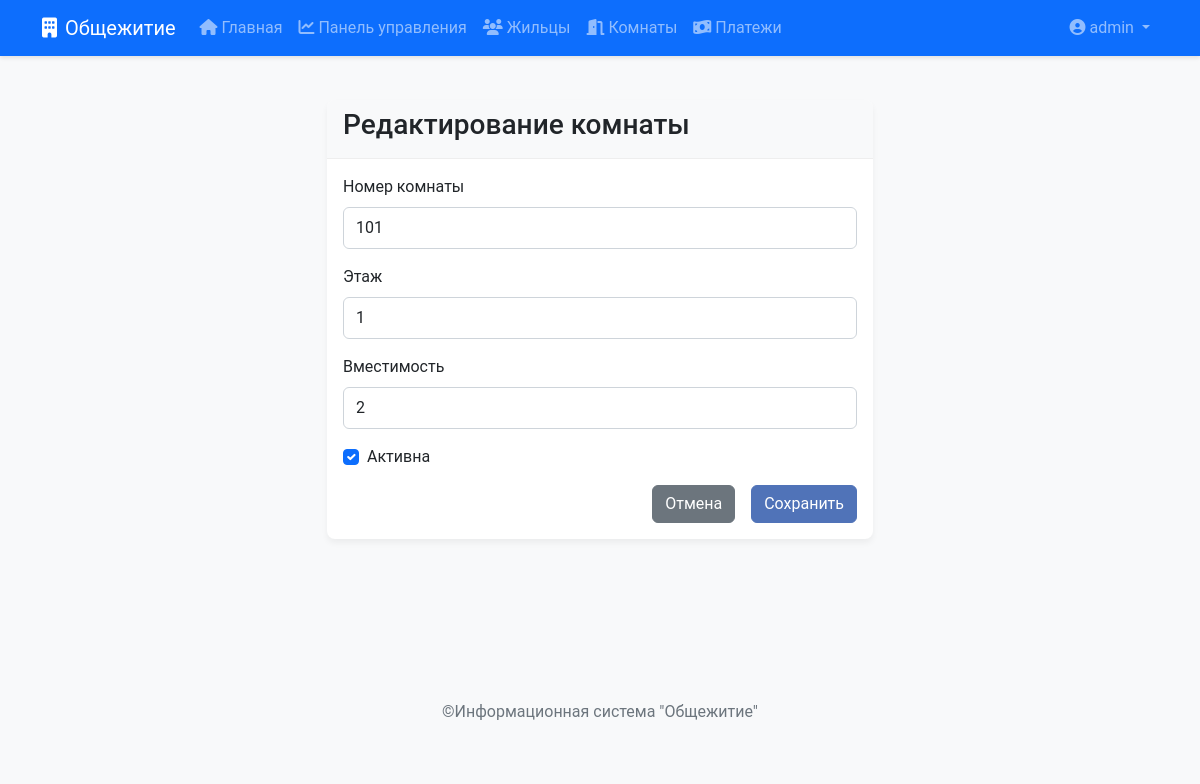
The page /rooms/edit/1 (signed in) on the database its author committed.
### app/models.py (models this page shows, shortened)
class User(UserMixin, db.Model):
    id = db.Column(db.Integer, primary_key=True)
    username = db.Column(db.String(64), unique=True, index=True)
    email = db.Column(db.String(120), unique=True, index=True)
    password_hash = db.Column(db.String(128))
    is_admin = db.Column(db.Boolean, default=False)

class Room(db.Model):
    id = db.Column(db.Integer, primary_key=True)
    number = db.Column(db.String(10), unique=True, index=True)
    floor = db.Column(db.Integer)
    capacity = db.Column(db.Integer)
    is_active = db.Column(db.Boolean, default=True)
    residents = db.relationship('Resident', backref='room', lazy='dynamic')

### app/routes/rooms.py (the view, shortened to what this page needs)
@rooms_bp.route('/edit/<int:id>', methods=['GET', 'POST'])
@login_required
def edit(id):
    room = Room.query.get_or_404(id)
    form = RoomForm(obj=room)
    return render_template('rooms/edit.html', title='Редактировать комнату', form=form)

### app/forms.py
class RoomForm(FlaskForm):
    number = StringField('Номер комнаты', validators=[DataRequired()])
    floor = IntegerField('Этаж', validators=[DataRequired()])
    capacity = IntegerField('Вместимость', validators=[DataRequired()])
    is_active = BooleanField('Активна')
    submit = SubmitField('Сохранить')

### app.py (called while the page is built)
@app.context_processor
def inject_dates():
    return {
        'today': datetime.today().date(),
        'yesterday': (datetime.today() - timedelta(days=1)).date()
    }

### app/models.py (called while the page is built)
@login_manager.user_loader
def load_user(user_id):
    return User.query.get(int(user_id))

### templates/rooms/edit.html (shortened to what this page needs)
{% extends "base.html" %}
{% block content %}
<div class="row justify-content-center">
    <div class="col-md-6">
        <div class="card">
            <div class="card-header">
                <h3>Редактирование комнаты</h3>
            </div>
            <div class="card-body">
                <form action="" method="post">
                    <div class="mb-3">
                        {{ form.number.label(class="form-label") }}
                        {{ form.number(class="form-control") }}
                    </div>
                    <div class="mb-3">
                        {{ form.floor.label(class="form-label") }}
                        {{ form.floor(class="form-control") }}
                    </div>
                    <div class="mb-3">
                        {{ form.capacity.label(class="form-label") }}
                        {{ form.capacity(class="form-control") }}
                    </div>
                    <div class="mb-3 form-check">
                        {{ form.is_active(class="form-check-input") }}
                        {{ form.is_active.label(class="form-check-label") }}
                    </div>
                    <div class="d-grid gap-2 d-md-flex justify-content-md-end">
                        <a href="{{ url_for('rooms.index') }}" class="btn btn-secondary me-md-2">Отмена</a>
                        {{ form.submit(class="btn btn-primary") }}
                    </div>
                </form>
            </div>
        </div>
    </div>
</div>
{% endblock %}

### templates/base.html (shortened to what this page needs)
<!DOCTYPE html>
<html lang="ru">
<head>
    <link rel="stylesheet" href="https://cdn.jsdelivr.net/npm/bootstrap@5.2.3/dist/css/bootstrap.min.css">
    <link rel="stylesheet" href="https://cdnjs.cloudflare.com/ajax/libs/font-awesome/6.4.0/css/all.min.css">
    <link rel="stylesheet" href="{{ url_for('static', filename='css/style.css') }}">
</head>
<body>
    <nav class="navbar navbar-expand-lg navbar-dark bg-primary">
        <div class="container">
            <a class="navbar-brand" href="{{ url_for('main.index') }}">
                <i class="fas fa-building me-2"></i>Общежитие
            </a>
            <div class="collapse navbar-collapse" id="navbarNav">
                <ul class="navbar-nav">
                    <li class="nav-item">
                        <a class="nav-link" href="{{ url_for('main.index') }}">
                            <i class="fas fa-home me-1"></i>Главная
                        </a>
                    </li>
                    {% if current_user.is_authenticated %}
                    <li class="nav-item">
                        <a class="nav-link" href="{{ url_for('main.dashboard') }}">
                            <i class="fas fa-chart-line me-1"></i>Панель управления
                        </a>
                    </li>
                    <li class="nav-item">
                        <a class="nav-link" href="{{ url_for('residents.index') }}">
                            <i class="fas fa-users me-1"></i>Жильцы
                        </a>
                    </li>
                    <li class="nav-item">
                        <a class="nav-link" href="{{ url_for('rooms.index') }}">
                            <i class="fas fa-door-open me-1"></i>Комнаты
                        </a>
                    </li>
                    <li class="nav-item">
                        <a class="nav-link" href="{{ url_for('payments.index') }}">
                            <i class="fas fa-money-bill-wave me-1"></i>Платежи
                        </a>
                    </li>
                    {% endif %}
                </ul>
                <ul class="navbar-nav ms-auto">
                    {% if current_user.is_authenticated %}
                    <li class="nav-item dropdown">
                        <a class="nav-link dropdown-toggle" href="#" id="navbarDropdown" role="button" data-bs-toggle="dropdown">
                            <i class="fas fa-user-circle me-1"></i>{{ current_user.username }}
                        </a>
                    </li>
                    {% endif %}
                </ul>
            </div>
        </div>
    </nav>
    <div class="container mt-4">
        {% block content %}{% endblock %}
    </div>
    <footer class="py-3 my-4 bg-light mt-auto">
        <div class="container">
            <p class="text-center text-muted">©Информационная система "Общежитие"</p>
        </div>
    </footer>
</body>
</html>

### static/css/style.css (style rules this page uses)
body { font-family: 'Roboto', 'Arial', sans-serif; display: flex; flex-direction: column; min-height: 100vh; background-color: #f8f9fa; padding-bottom: 20px; }
.navbar { margin-bottom: 20px; box-shadow: 0 2px 4px rgba(0,0,0,.1); }
.container { flex: 1; }
.card { border: none; margin-bottom: 20px; box-shadow: 0 4px 6px rgba(0,0,0,.05); transition: transform 0.3s ease, box-shadow 0.3s ease; border-radius: 0.5rem; overflow: hidden; }
.card-header { background-color: #f8f9fa; border-bottom: 1px solid #eee; font-weight: bold; }
.btn-primary { background-color: #5073b8; border-color: #5073b8; }
.form-control, .form-select { border-radius: 0.375rem; border: 1px solid #ced4da; padding: 0.5rem 0.75rem; }

### rows shown on the page
User: username "admin"
Room: number "101", floor "1", capacity "2", is_active "☑"
